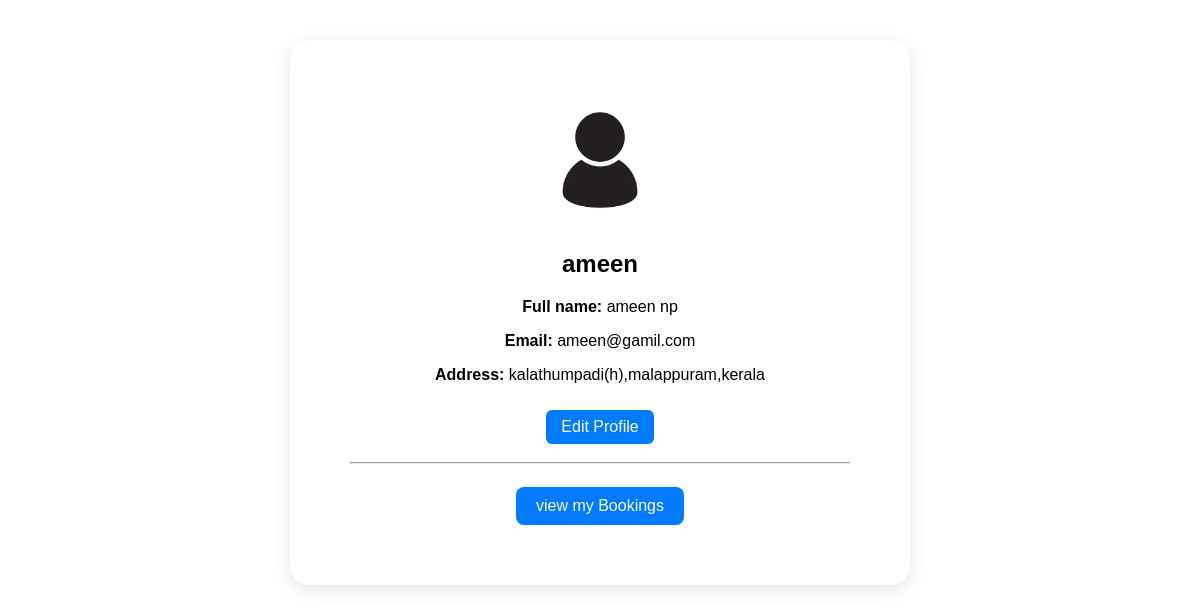
/user/profile_page (signed in), run on the app's committed database.
### user/models.py (models this page shows)
class UserProfile(models.Model):
    user = models.ForeignKey(settings.AUTH_USER_MODEL,on_delete=models.CASCADE)
    full_name = models.CharField(max_length=50)
    email = models.EmailField()
    addresses = models.CharField(max_length=100,null=True)
    description = models.TextField()
    profile_pic = models.ImageField(upload_to='profile')

class User(AbstractUser):
    ROLE_CHOICES = (
        ('admin','Admin'),
        ('restaurants','Restaurants'),
        ('customer','Customer'),
    )
    role = models.CharField(max_length=20, choices=ROLE_CHOICES,default='customer')

### user/views.py (the view)
# urls.py: path('profile_page',profile_page,name='profile_page'),
def profile_page(request):
    profile = UserProfile.objects.get(user=request.user)
    booking = Booking.objects.filter(user=request.user).select_related('table','table__restaurant')
    return render(request,'profile.html',{'profile':profile,'bookings':booking})

### templates/profile.html (shortened to what this page needs)
{% load static %}
<div class="main">
  <link rel="stylesheet" href="{% static 'css/profile.css' %}">
  <img src="{{ profile.profile_pic }}" alt="Profile Picture">
  <h2>{{ profile.user.username }}</h2>
  <p><strong>Full name:</strong> {{ profile.full_name }}</p>
  <p><strong>Email:</strong> {{ profile.email }}</p>
  <p><strong>Address:</strong> {{ profile.addresses }}</p>
  <a href="{% url 'edite_profile' %}">Edit Profile</a>
  <hr>
  <button id="toggleBookings" class="toggle-btn">view my Bookings</button>
</div>

### static/css/profile.css (style rules this page uses)
.main { margin: 40px auto; max-width: 500px; padding: 60px; text-align: center; background: #ffffff; border-radius: 20px; box-shadow: 0 5px 20px rgba(0, 0, 0, 0.1); font-family: 'Poppins', sans-serif; }
.main img { width: 120px; height: 120px; border-radius: 50%; object-fit: cover; margin-bottom: 10px; }
a { display: inline-block; margin-top: 10px; margin-bottom: 10px; text-decoration: none; background: #007bff; color: white; padding: 8px 15px; border-radius: 6px; }
.toggle-btn { background-color: #007bff; color: white; border: none; padding: 10px 20px; font-size: 16px; border-radius: 8px; cursor: pointer; margin-top: 15px; transition: background 0.3s ease; }

### data on the page
UserProfile: profile_pic (placeholder picture), user.username "ameen", full_name "ameen np", email "ameen@gamil.com", addresses "kalathumpadi(h),malappuram,kerala"
